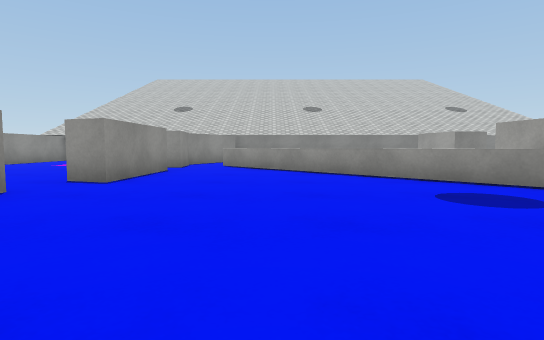
View 1 (above)

15 first-person views from a walk through a 3-D level made in the Unity game engine. The camera is 0.55 m above the floor, tilts 4° down and sees 80° across. The floor is counted in squares, 1 m on a side. Each view is taken from the middle of a square. On the plan, view 1 faces up. The plan holds only what a view shows up to about 9 squares ahead; the rest is blank. The place goes on beyond the plan. The player is left out. Surface patterns are stand-ins for the level's own textures.

View 2
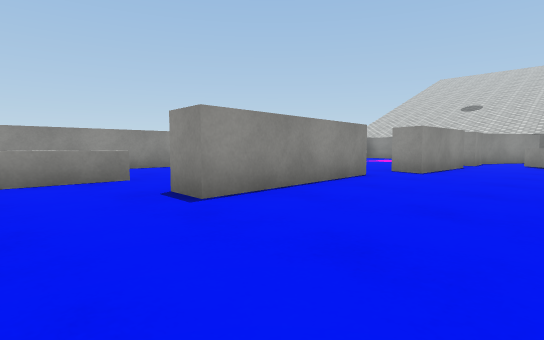

View 3
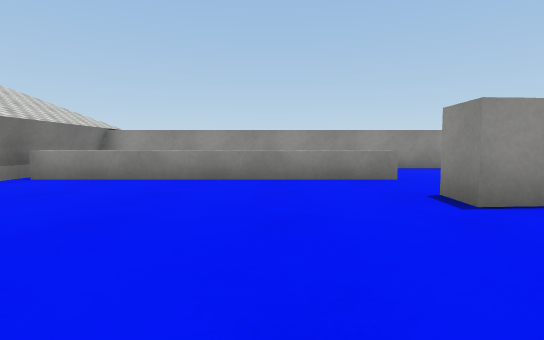

View 4
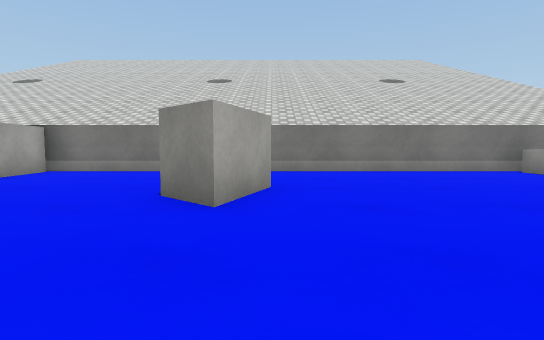

View 5
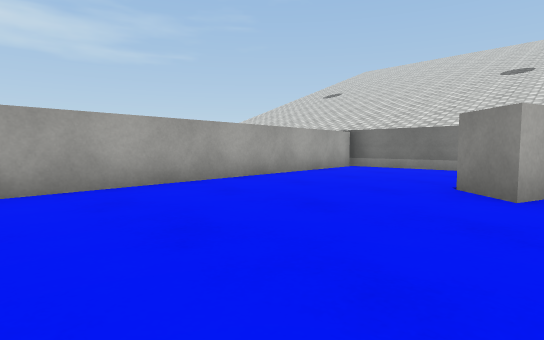

View 6
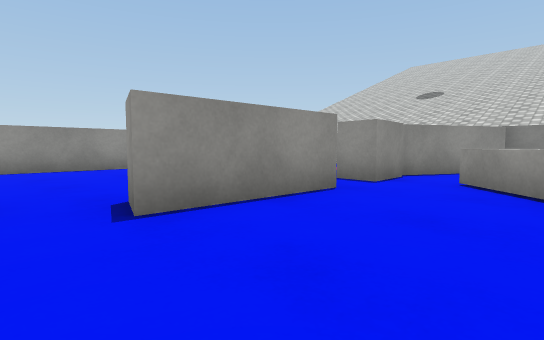

View 7
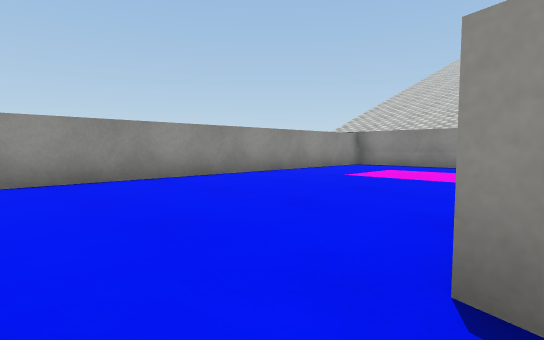

View 8
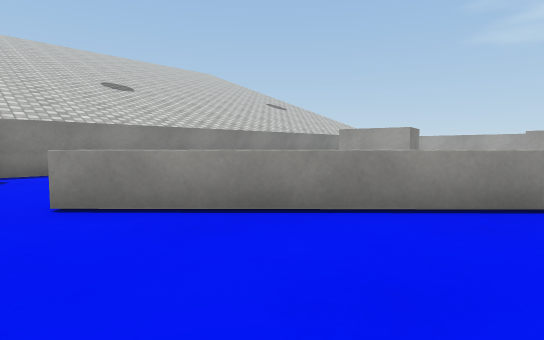

View 9
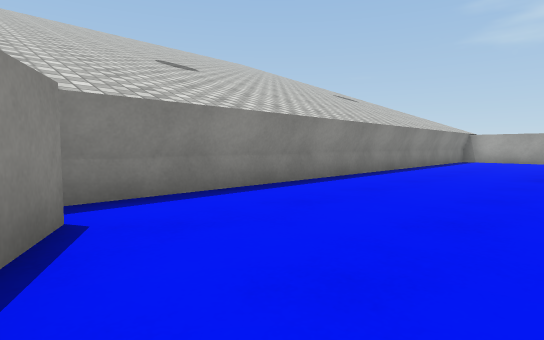

View 10
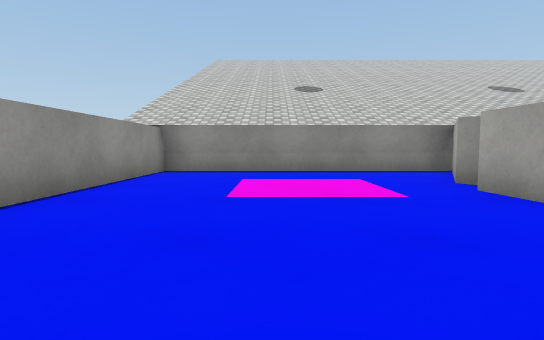

View 11
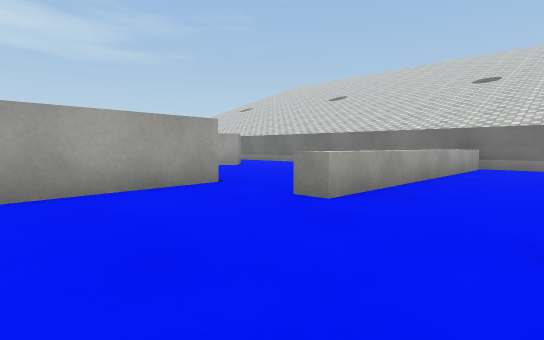

View 12
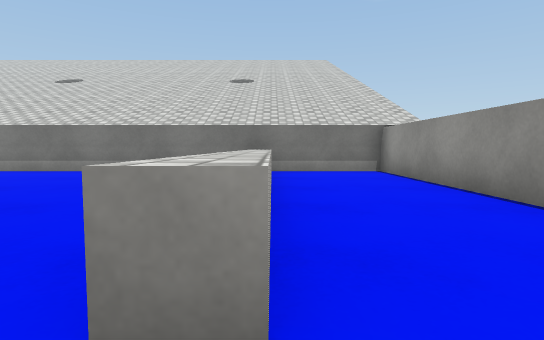

View 13
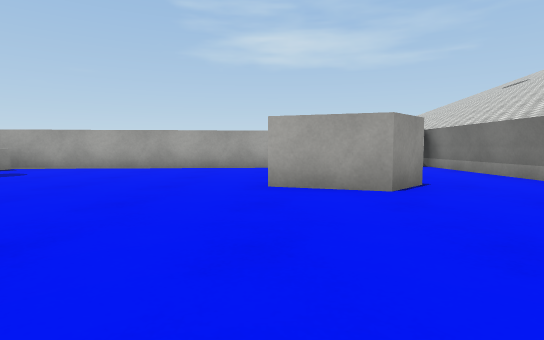

View 14
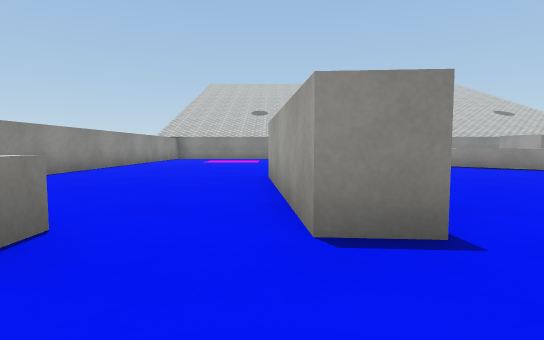

View 15
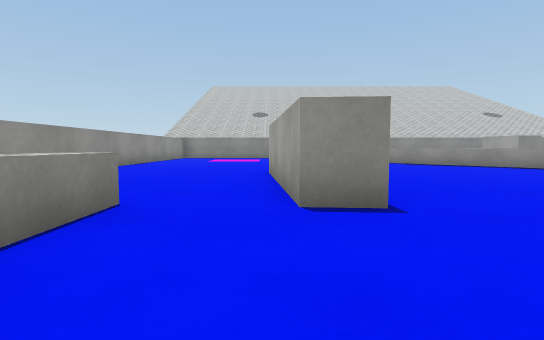

### Floor plan
Key: @ floor where view 1 was taken; # wall or solid block; . floor; ^ raised ledge; B white block.
Columns run from 9 left of view 1 to 10 right of it. Each row starts with its distance up from view 1.
 14 #################
 13 #......#..........
 12 #......#...........
 11 #.....##...........
 10 #.....B...... BB
  9 #.....B.^     BB
  8 #.....#..^
  7 #.....#...^       BB
  6 #.....#....^ #    B
  5 #...........^#
  4 #....#.......##
  3 #....##.......#
  2 #....##.......#
  1 #....##.......#
  0 #..^.##..@....#
 -1 #..^..........#
 -2 #..^......B...#
 -3 #..^.....BB...#
 -4 #..^......B...#
 -5 #..^..........#
 -6 #..^..........#
 -7 ###############

Where each view was taken, in squares from view 1:
view 1: 0 up, 0 right, facing up
view 2: 2 down, 0 right, facing up-left
view 3: 2 down, 0 right, facing left
view 4: 1 up, 0 right, facing down
view 5: 2 up, 0 right, facing down-right
view 6: 4 up, 0 right, facing up-left
view 7: 4 up, 3 left, facing up-left
view 8: 6 up, 2 left, facing up-right
view 9: 10 up, 2 left, facing up-right
view 10: 6 up, 6 left, facing up
view 11: 3 up, 8 left, facing down-right
view 12: 1 up, 6 left, facing down
view 13: 2 down, 4 left, facing right
view 14: 2 down, 4 left, facing up
view 15: 3 down, 4 left, facing up
